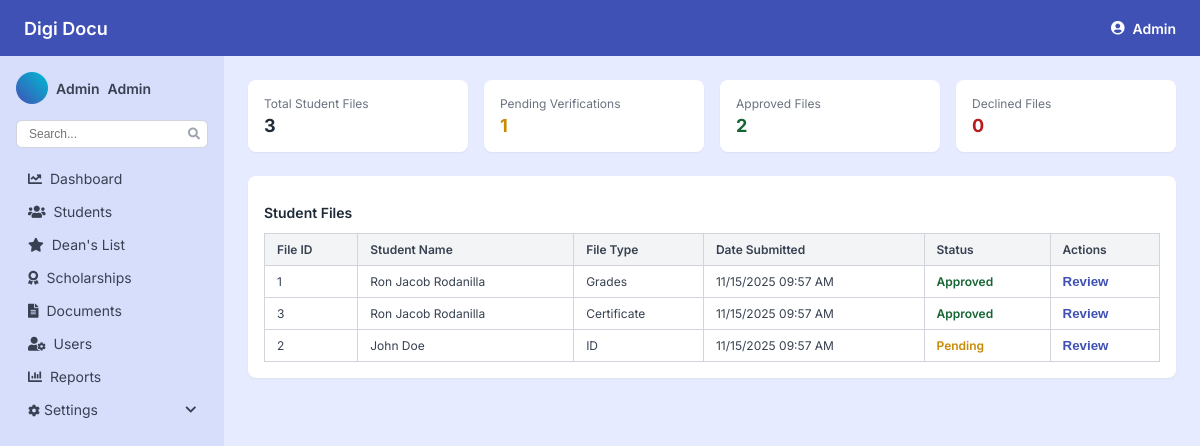
Before: /documents.php (signed in) with the older database file.
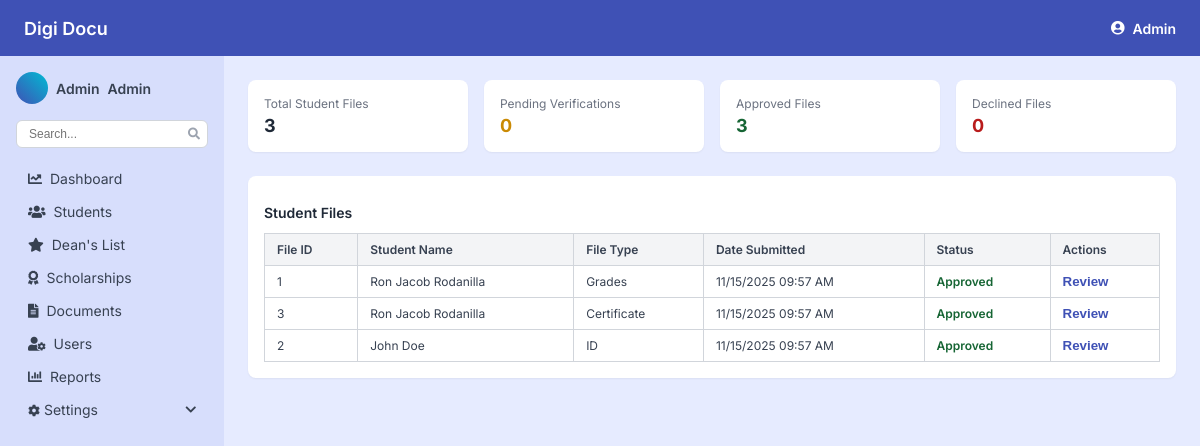
After: the same page with the newer database file.
### tables this page shows
CREATE TABLE `document` (
  `doc_id` int(11) NOT NULL,
  `student_id` int(11) NOT NULL,
  `stud_id` int(11) NOT NULL,
  `doc_name` varchar(255) NOT NULL,
  `file_name` varchar(255) NOT NULL,
  `doc_type` varchar(100) NOT NULL,
  `doc_desc` text DEFAULT NULL,
  `file_path` varchar(500) DEFAULT NULL,
  `file` varchar(500) DEFAULT NULL,
  `file_size` bigint(20) DEFAULT NULL,
  `related_type` enum('enrollment','dean_list','scholarship','general') DEFAULT NULL,
  `related_id` int(11) DEFAULT NULL,
  `status` enum('Pending','Approved','Rejected','Declined') DEFAULT 'Pending',
  `comments` text DEFAULT NULL,
  `created_by` varchar(255) DEFAULT 'Student',
  `upload_date` timestamp NOT NULL DEFAULT current_timestamp(),
  `uploaded_at` timestamp NOT NULL DEFAULT current_timestamp(),
  `reviewed_by` int(11) DEFAULT NULL,
  `review_date` timestamp NULL DEFAULT NULL,
  `updated_at` timestamp NOT NULL DEFAULT current_timestamp() ON UPDATE current_timestamp()
);

CREATE TABLE `profile` (
  `profile_id` int(11) NOT NULL,
  `user_id` int(11) NOT NULL,
  `stud_id` int(11) NOT NULL,
  `student_number` varchar(50) NOT NULL,
  `firstName` varchar(100) NOT NULL,
  `lastName` varchar(100) NOT NULL,
  `middleName` varchar(100) DEFAULT NULL,
  `name` varchar(255) GENERATED ALWAYS AS (concat(`firstName`,' ',ifnull(concat(`middleName`,' '),''),`lastName`)) STORED,
  `course` varchar(255) DEFAULT NULL,
  `year_level` enum('1st Year','2nd Year','3rd Year','4th Year') DEFAULT NULL,
  `contactNumber` varchar(20) DEFAULT NULL,
  `address` text DEFAULT NULL,
  `created_at` timestamp NOT NULL DEFAULT current_timestamp(),
  `updated_at` timestamp NOT NULL DEFAULT current_timestamp() ON UPDATE current_timestamp()
);

### documents.php (the view, shortened to what this page needs)
<?php
require_once('include/db.php');
$totalFiles = 0;
$pendingFiles = 0;
$approvedFiles = 0;
$declinedFiles = 0;
$documents = [];
$sql = "SELECT
            COUNT(*) AS total,
            SUM(CASE WHEN status = 'Pending' THEN 1 ELSE 0 END) AS pending,
            SUM(CASE WHEN status = 'Approved' THEN 1 ELSE 0 END) AS approved,
            SUM(CASE WHEN status = 'Declined' THEN 1 ELSE 0 END) AS declined
        FROM document";
$result = $conn->query($sql);
if ($result && $row = $result->fetch_assoc()) {
    $totalFiles = $row['total'];
    $pendingFiles = $row['pending'];
    $approvedFiles = $row['approved'];
    $declinedFiles = $row['declined'];
}
$sql = "SELECT d.*, p.name AS student_name
        FROM document d
        INNER JOIN profile p ON d.stud_id = p.stud_id
        ORDER BY d.upload_date DESC";
$result = $conn->query($sql);
if ($result && $result->num_rows > 0) {
    while ($row = $result->fetch_assoc()) {
        $documents[] = $row;
    }
}
?>
<html lang="en">
<head>
  <link rel="stylesheet" href="https://cdnjs.cloudflare.com/ajax/libs/font-awesome/5.15.3/css/all.min.css"/>
  <link rel="stylesheet" href="css/styles.css">
</head>
<body>
<?php include('include/header.php'); ?>
<div class="container">
<?php include('include/sidebar.php'); ?>
    <main>
      <section class="stats-grid">
        <div class="stat-card"><p>Total Student Files</p><p><?php echo $totalFiles; ?></p></div>
        <div class="stat-card"><p>Pending Verifications</p><p class="stat-yellow"><?php echo $pendingFiles; ?></p></div>
        <div class="stat-card"><p>Approved Files</p><p class="stat-green"><?php echo $approvedFiles; ?></p></div>
        <div class="stat-card"><p>Declined Files</p><p class="stat-red"><?php echo $declinedFiles; ?></p></div>
      </section>
      <section class="table-container">
        <h2>Student Files</h2>
        <table>
          <thead>
            <tr>
              <th>File ID</th>
              <th>Student Name</th>
              <th>File Type</th>
              <th>Date Submitted</th>
              <th>Status</th>
              <th>Actions</th>
            </tr>
          </thead>
          <tbody>
            <?php foreach ($documents as $doc): ?>
            <tr onclick="window.location.href='document-detail.php?doc_id=<?php echo $doc['doc_id']; ?>'">
              <td><?php echo htmlspecialchars($doc['doc_id']); ?></td>
              <td><?php echo htmlspecialchars($doc['student_name']); ?></td>
              <td><?php echo htmlspecialchars($doc['doc_type']); ?></td>
              <td><?= date('m/d/Y h:i A', strtotime($doc['upload_date'])) ?></td>
              <td class="<?php
                  echo ($doc['status'] == 'Pending') ? 'status-pending' :
                      (($doc['status'] == 'Approved') ? 'status-approved' :
                      (($doc['status'] == 'Declined') ? 'status-declined' : 'status-inreview')); ?>">
                <?php echo htmlspecialchars($doc['status']); ?>
              </td>
              <td>
                <button class="action-button" onclick="event.stopPropagation(); window.location.href='document-detail.php?doc_id=<?php echo $doc['doc_id']; ?>'">Review</button>
              </td>
            </tr>
            <?php endforeach; ?>
          </tbody>
        </table>
      </section>
    </main>
  </div>
</body>
</html>

Changed rows visible on the page:
changed document "ID": status "Pending" → "Approved"
Other visible differences:
$pendingFiles: "1" → "0"
$approvedFiles: "2" → "3"
